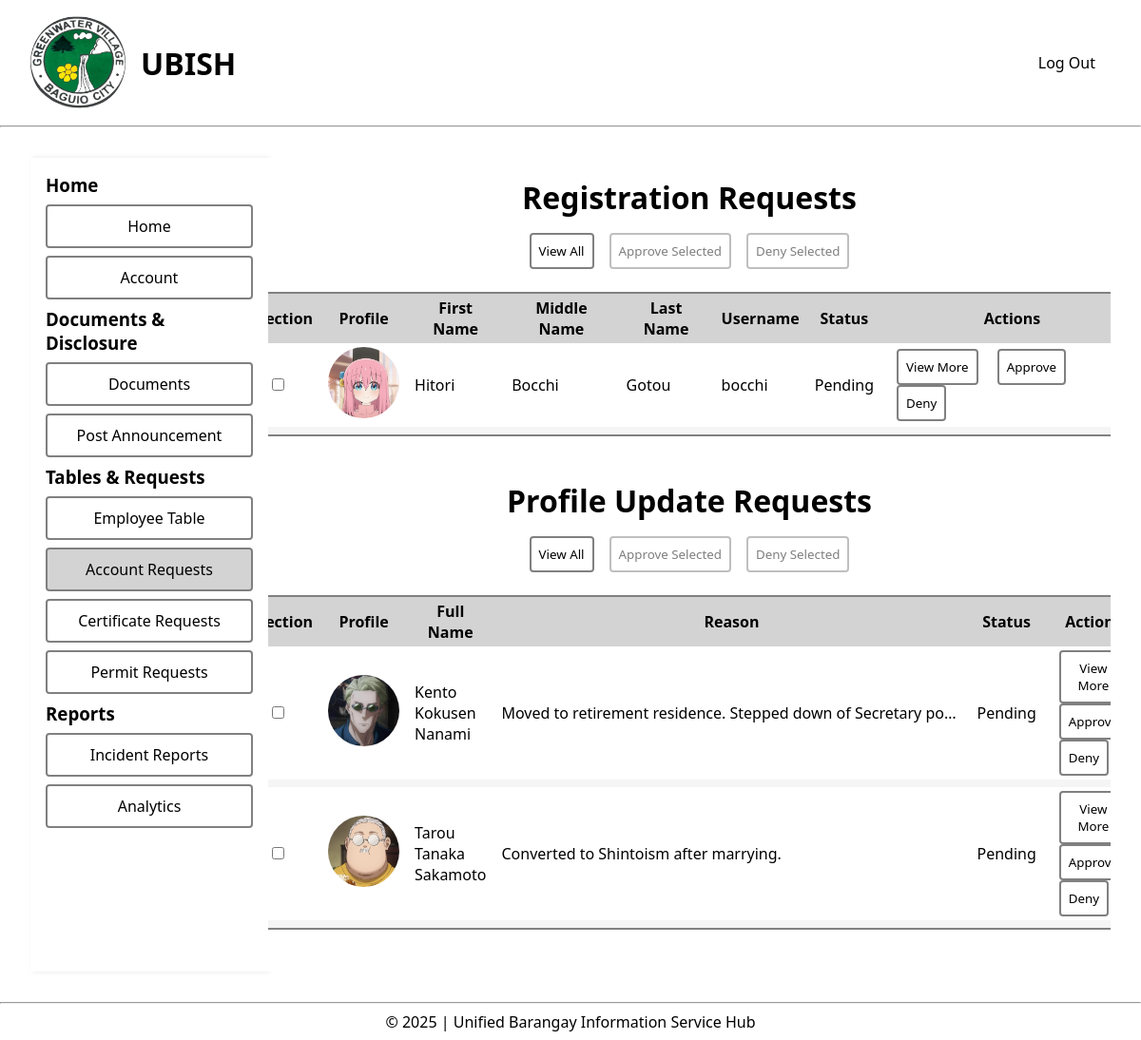
The page /pages/main/account_requests.php (signed in) on the database its author committed.
### tables this page shows
CREATE TABLE `registration` (
  `registration_id` int(11) NOT NULL,
  `registration_emp_id` int(11) NOT NULL,
  `registration_login_id` int(11) NOT NULL,
  `status` enum('Pending','Approved','Denied') DEFAULT 'Pending',
  `request_date` datetime NOT NULL DEFAULT current_timestamp()
);

CREATE TABLE `employee_registration` (
  `registration_emp_id` int(11) NOT NULL,
  `first_name` varchar(255) NOT NULL,
  `middle_name` varchar(255) NOT NULL,
  `last_name` varchar(255) NOT NULL,
  `date_of_birth` date NOT NULL,
  `sex` varchar(1) NOT NULL,
  `address` text NOT NULL,
  `religion` varchar(100) NOT NULL,
  `civil_status` varchar(20) NOT NULL,
  `legislature` varchar(100) NOT NULL,
  `access_level` tinyint(4) NOT NULL,
  `phone_no` varchar(11) NOT NULL,
  `picture` varchar(255) NOT NULL
);

CREATE TABLE `employee_update` (
  `update_id` int(11) NOT NULL,
  `emp_id` int(11) NOT NULL,
  `update_first_name` varchar(255) NOT NULL,
  `update_middle_name` varchar(255) NOT NULL,
  `update_last_name` varchar(255) NOT NULL,
  `update_date_of_birth` date NOT NULL,
  `update_sex` varchar(1) NOT NULL,
  `update_address` text NOT NULL,
  `update_religion` varchar(100) NOT NULL,
  `update_civil_status` varchar(20) NOT NULL,
  `update_legislature` varchar(100) NOT NULL,
  `update_access_level` tinyint(4) NOT NULL,
  `update_status` enum('Pending','Approved','Denied') NOT NULL DEFAULT 'Pending',
  `update_request_date` datetime NOT NULL DEFAULT current_timestamp(),
  `update_reason` text DEFAULT 'N/A'
);

CREATE TABLE `employee_details` (
  `emp_id` int(11) NOT NULL,
  `first_name` varchar(255) NOT NULL,
  `middle_name` varchar(255) NOT NULL,
  `last_name` varchar(255) NOT NULL,
  `date_of_birth` date NOT NULL,
  `sex` varchar(1) NOT NULL,
  `address` text NOT NULL,
  `religion` varchar(100) NOT NULL,
  `civil_status` varchar(20) NOT NULL,
  `legislature` varchar(100) NOT NULL,
  `access_level` tinyint(4) NOT NULL,
  `phone_no` varchar(11) NOT NULL,
  `picture` varchar(255) NOT NULL
);

### config/dbfetch.php (called while the page is built, shortened)
<?php
    include '../../config/dbconfig.php';
    $accessQuery = "SELECT access_level FROM employee_details WHERE emp_id = :emp_id";
    $access = $pdo->prepare($accessQuery);
    $access->execute([":emp_id" => $_SESSION['emp_id']]);
    $accessLevel = $access->fetchColumn();
    $registrationQuery = "
        SELECT REG.*, EMP.*, LOG.*
        FROM registration AS REG
        JOIN employee_registration AS EMP
            ON REG.registration_emp_id = EMP.registration_emp_id
        JOIN login_registration AS LOG
            ON REG.registration_login_id = LOG.registration_login_id
        WHERE REG.status = 'Pending'
        ORDER BY REG.request_date DESC
    ";
    $registration = $pdo->query($registrationQuery);
    $empUpdateQuery = "
        SELECT UPD.*, EMP.* FROM employee_update AS UPD
        JOIN employee_details AS EMP ON UPD.emp_id = EMP.emp_id
        WHERE UPD.update_status = 'Pending'
        ORDER BY UPD.update_request_date DESC
    ";
    $empUpdate = $pdo->query($empUpdateQuery);
?>

### pages/main/account_requests.php (the view, shortened to what this page needs)
<?php
include '../../config/dbfetch.php';
?>
<!DOCTYPE html>
<html lang="en">
<head>
    <link rel="stylesheet" href="../../assets/css/style.css">
</head>
<body>
    <header>
        <div class="navigation">
            <div class="logo">
                <img src="../../assets/img/greenwater-village-logo.jpg" alt="Greenwater Village Logo">
                <h1>UBISH</h1>
            </div>
            <form method="POST">
                <nav>
                    <ul>
                        <li>
                            <button class="logout" style="cursor: pointer;" name="logout">Log Out</button>
                        </li>
                    </ul>
                </nav>
            </form>
        </div>
        <hr>
    </header>
    <main>
        <div class="dashboard-main">
            <div class="dashboard-sidebar">
                <ul>
                    <h3>Home</h3>
                    <li><a href="../main/dashboard.php">Home</a></li>
                    <li><a href="../main/account.php">Account</a></li>
                    <h3>Documents & Disclosure</h3>
                    <li><a href="../main/documents.php">Documents</a></li>
                    <li><a href="../main/announcements.php">Post Announcement</a></li>
                    <h3>Tables & Requests</h3>
                    <?php if ($accessLevel >= 2) {
                        echo '<li><a href="../main/employee_table.php">Employee Table</a></li>';
                    } ?>
                    <?php if ($accessLevel >= 3) {
                        echo '<li class="active"><a href="../main/account_requests.php">Account Requests</a></li>';
                    } ?>
                    <?php if ($accessLevel >= 2) {
                        echo '<li><a href="../main/certificates.php">Certificate Requests</a></li>';
                    } ?>
                    <?php if ($accessLevel >= 2) {
                        echo '<li><a href="../main/permits.php">Permit Requests</a></li>';
                    } ?>
                    <h3>Reports</h3>
                    <li><a href="#">Incident Reports</a></li>
                    <li><a href="../main/reports.php">Analytics</a></li>
                </ul>
            </div>
            <div class="dashboard-content">
                <form method="POST">
                    <h1>
                        <center>Registration Requests</center>
                    </h1>
                    <div class="registration-main">
                        <?php
                        if ($registration->rowCount() < 1) {
                            echo "<p>No registration requests at the moment.</p>";
                        } else {
                            ?>
                            <div class="registration-actions-multiple">
                                <button type="button" id="viewAllBtn" onclick="toggleRegistrationViewAll(this)">View
                                    All</button>
                                <button type="submit" id="approveSelectedBtn" name="approve-selected"
                                    class="approve-selected-btn" disabled>Approve Selected</button>
                                <button type="submit" id="denySelectedBtn" name="deny-selected" class="deny-selected-btn"
                                    disabled>Deny Selected</button>
                            </div>
                            <table id="registration-requests">
                                <tr>
                                    <th>Selection</th>
                                    <th>Profile</th>
                                    <th>First Name</th>
                                    <th>Middle Name</th>
                                    <th>Last Name</th>
                                    <th>Username</th>
                                    <th>Status</th>
                                    <th colspan="3">Actions</th>
                                </tr>
                                <?php foreach ($registration as $reg) { ?>
                                    <tr>
                                        <td>
                                            <center>
                                                <input type="checkbox" class="selection-checkbox" name="selection[]"
                                                    value="<?php echo $reg['registration_id']; ?>" style="cursor: pointer;">
                                            </center>
                                        </td>
                                        <td>
                                            <img src="../../uploads/temp/<?php echo $reg['picture']; ?>"
                                                alt="<?php echo $reg['first_name'] . " " . $reg['middle_name'] . " " . $reg['last_name']; ?>"
                                                title="<?php echo $reg['first_name'] . " " . $reg['middle_name'] . " " . $reg['last_name']; ?>"
                                                class="profile-picture"
                                                style="width: 75px; height: 75px; border-radius: 50%; object-fit: cover;">
                                        </td>
                                        <td><?php echo $reg['first_name']; ?></td>
                                        <td><?php echo $reg['middle_name']; ?></td>
                                        <td><?php echo $reg['last_name']; ?></td>
                                        <td><?php echo $reg['username']; ?></td>
                                        <td><?php echo $reg['status']; ?></td>
                                        <td class="action-btns">
                                            <button class="view-btn" type="button"
                                                onclick="toggleRegistrationView('registrationView_<?php echo $reg['registration_id']; ?>', this)">
                                                View More
                                            </button>
                                            <button name="approve"
                                                value="<?php echo $reg['registration_id']; ?>">Approve</button>
                                            <button name="deny" value="<?php echo $reg['registration_id']; ?>">Deny</button>
                                        </td>
                                    </tr>
                                    <tr colspan="8">
                                        <td colspan="8">
                                        </td>
                                    </tr>
                                <?php } ?>
                            </table>
                        <?php } ?>
                    </div>
                    <br>
                    <h1>
                        <center>Profile Update Requests</center>
                    </h1>
                    <div class="profile-edit-main">
                        <?php
                        if ($empUpdate->rowCount() < 1) {
                            echo "<p>No profile edit requests at the moment.</p>";
                        } else {
                            ?>
                            <div class="profile-edit-actions-multiple">
                                <button type="button" id="viewAllUpdatesBtn" onclick="toggleProfileEditsViewAll(this)">View
                                    All</button>
                                <button type="submit" id="approveUpdateSelectedBtn" name="approve-update-selected"
                                    class="approve-update-selected-btn" disabled>Approve Selected</button>
                                <button type="submit" id="denyUpdateSelectedBtn" name="deny-update-selected"
                                    class="deny-update-selected-btn" disabled>Deny Selected</button>
                            </div>
                            <table id="profile-edit-requests">
                                <tr>
                                    <th>Selection</th>
                                    <th>Profile</th>
                                    <th>Full Name</th>
                                    <th>Reason</th>
                                    <th>Status</th>
                                    <th colspan="3">Actions</th>
                                </tr>
                                <?php foreach ($empUpdate as $upd) { ?>
                                    <tr>
                                        <td>
                                            <center>
                                                <input type="checkbox" class="updates-checkbox" name="updates[]"
                                                    value="<?php echo $upd['update_id']; ?>" style="cursor: pointer;">
                                            </center>
                                        </td>
                                        <td>
                                            <img src="<?php echo $upd['picture']; ?>"
                                                alt="<?php echo $upd['first_name'] . " " . $upd['middle_name'] . " " . $upd['last_name']; ?>"
                                                title="<?php echo $upd['first_name'] . " " . $upd['middle_name'] . " " . $upd['last_name']; ?>"
                                                class="profile-picture"
                                                style="width: 75px; height: 75px; border-radius: 50%; object-fit: cover;">
                                        </td>
                                        <td><?php echo $upd['first_name'] . " " . $upd['middle_name'] . " " . $upd['last_name']; ?>
                                        </td>
                                        <td class="update-reason"><?php echo $upd['update_reason']; ?></td>
                                        <td><?php echo $upd['update_status']; ?></td>
                                        <td class="action-btns">
                                            <button class="view-update-btn" type="button"
                                                onclick="toggleProfileEditsView('updatesView_<?php echo $upd['update_id']; ?>', this)">
                                                View More
                                            </button>
                                            <button name="approve-update"
                                                value="<?php echo $upd['update_id']; ?>">Approve</button>
                                            <button name="deny-update" value="<?php echo $upd['update_id']; ?>">Deny</button>
                                        </td>
                                    </tr>
                                    <tr colspan="8">
                                        <td colspan="8">
                                        </td>
                                    </tr>
                                <?php } ?>
                            </table>
                        <?php } ?>
                    </div>
                </form>
            </div>
        </div>
    </main>
    <footer>
        <hr>
        <p><?php echo "&copy; " . date('Y') . " | Unified Barangay Information Service Hub"; ?></p>
    </footer>
</body>
</html>

### rows shown on the page
registration: registration_emp.picture (picture), registration_emp.first_name "Hitori", registration_emp.middle_name "Bocchi", registration_emp.last_name "Gotou", registration_login.username "bocchi", status "Pending", $reg['registration_id'] 119 (drawn)
employee_update: emp.picture (picture), emp.first_name "Kento", emp.middle_name "Kokusen", emp.last_name "Nanami", update_reason "Moved to retirement residence. Stepped down of Secretary po…", update_status "Pending", $upd['update_id'] 410 (drawn)
employee_update: emp.picture (picture), emp.first_name "Tarou", emp.middle_name "Tanaka", emp.last_name "Sakamoto", update_reason "Converted to Shintoism after marrying.", update_status "Pending", $upd['update_id'] 409 (drawn)
